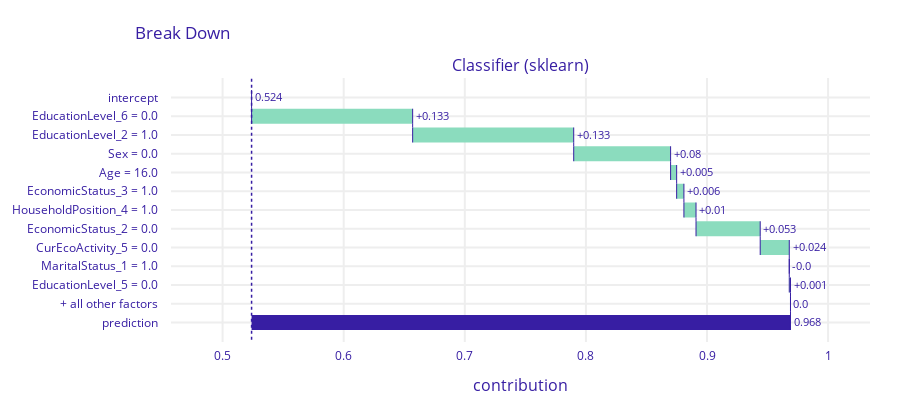

Notebook source saved alongside this figure:
### Code cell
# Local explanation for female with high occupation (good prediction)
female_tp_sample = df_tp[df_tp[gender_feat]==0][0:1]
expl = explainer.predict_parts(female_tp_sample, type='break_down')
expl.plot()

### Figure 1 — Plotly figure (JSON) as saved in the notebook; plotly's stock layout.template omitted (floating-point values rounded to 4 significant figures)
{"data": [{"base": 0.5239, "connector": {"line": {"color": "#371ea3", "dash": "solid", "width": 1}, "mode": "spanning"}, "decreasing": {"marker": {"color": "#f05a71"}}, "hoverinfo": "text+delta", "hoverlabel": {"bgcolor": "rgba(0,0,0,0.8)"}, "hovertext": ["Average response: 0.524<br>Prediction: 0.968", "EducationLevel_6 = 0.0<br>increases average response by", "EducationLevel_2 = 1.0<br>increases average response by", "Sex = 0.0<br>increases average response by", "Age = 16.0<br>increases average response by", "EconomicStatus_3 = 1.0<br>increases average response by", "HouseholdPosition_4 = 1.0<br>increases average response by", "EconomicStatus_2 = 0.0<br>increases average response by", "CurEcoActivity_5 = 0.0<br>increases average response by", "MaritalStatus_1 = 1.0<br>decreases average response by", "EducationLevel_5 = 0.0<br>increases average response by", "+ all other factors<br>decreases average response by", "Average response: 0.524<br>Prediction: 0.968"], "increasing": {"marker": {"color": "#8bdcbe"}}, "measure": ["relative", "relative", "relative", "relative", "relative", "relative", "relative", "relative", "relative", "relative", "relative", "relative", "total"], "orientation": "h", "showlegend": false, "text": ["0.524", "+0.133", "+0.133", "+0.08", "+0.005", "+0.006", "+0.01", "+0.053", "+0.024", "-0.0", "+0.001", "0.0", "0.968"], "textposition": "outside", "totals": {"marker": {"color": "#371ea3"}}, "type": "waterfall", "x": [0, 0.133, 0.133, 0.08, 0.005, 0.006, 0.01, 0.053, 0.024, 0, 0.001, 0, 0.444], "xaxis": "x", "y": ["intercept", "EducationLevel_6 = 0.0", "EducationLevel_2 = 1.0", "Sex = 0.0", "Age = 16.0", "EconomicStatus_3 = 1.0", "HouseholdPosition_4 = 1.0", "EconomicStatus_2 = 0.0", "CurEcoActivity_5 = 0.0", "MaritalStatus_1 = 1.0", "EducationLevel_5 = 0.0", "+ all other factors", "prediction"], "yaxis": "y"}], "layout": {"annotations": [{"font": {"size": 16}, "showarrow": false, "text": "Classifier (sklearn)", "x": 0.5, "xanchor": "center", "xref": "paper", "y": 1, "yanchor": "bottom", "yref": "paper"}, {"font": {"size": 16}, "showarrow": false, "text": "contribution", "x": 0.5, "xanchor": "center", "xref": "paper", "y": 0, "yanchor": "top", "yref": "paper", "yshift": -30}], "font": {"color": "#371ea3"}, "height": 413, "margin": {"b": 71, "r": 30, "t": 78}, "shapes": [{"line": {"color": "#371ea3", "dash": "dot", "width": 1.5}, "type": "line", "x0": 0.5239, "x1": 0.5239, "xref": "x", "y0": -1, "y1": 13, "yref": "y"}], "title": {"text": "Break Down", "x": 0.15}, "xaxis": {"anchor": "y", "automargin": true, "domain": [0, 1], "fixedrange": true, "gridwidth": 2, "range": [0.4574, 1.035], "tickcolor": "white", "ticklen": 3, "ticks": "outside", "type": "linear", "zeroline": false}, "yaxis": {"anchor": "x", "automargin": true, "autorange": "reversed", "domain": [0, 1], "fixedrange": true, "gridwidth": 2, "tickcolor": "white", "ticklen": 10, "ticks": "outside", "type": "category"}}}
